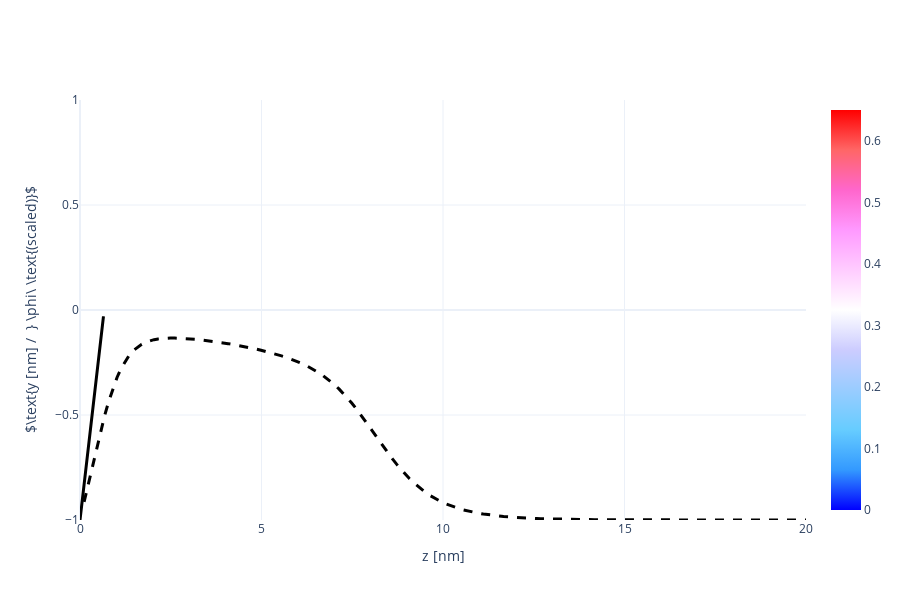

Notebook code for this chart:
### Code cell
X, Y, Z = np.array(phAr.iloc[:,0]), np.array(phAr.iloc[:,1]), np.array(phAr.iloc[:,2])
vol = np.array(phAr.iloc[:,3])

Lz_max = 20
vol = vol[Z < Lz_max]
X = X[Z < Lz_max]
Y = Y[Z < Lz_max]
Z = Z[Z < Lz_max]

Nz_new = int(len(Z)/Nx/Ny)
x = [X[i*Ny*Nz_new] for i in range(Nx)]
y = [Y[j*Nz_new]    for j in range(Ny)]
z = [Z[k]           for k in range(Nz_new)]

xslice = 10
islice = int(xslice*(x[1]-x[0]))
vol = np.array([vol[(islice*Ny+j)*Nz_new+k] for j in range(Ny) for k in range(Nz_new)]).reshape(Ny, Nz_new)

import plotly.graph_objects as go
heatmap = go.Heatmap(
            x=z, y=y, z=vol,
            zmin = 0.0, zmax = 0.65,
            colorscale= 'Picnic'
          )
scatter = go.Scatter(
            x = z,
            y = 1.5*vol[int(Ny/2), :] + max(y)/2-1,
            line = dict(color='black', width=3)
          )

fname = GIT+'ph_a000x075_1D.dat'
df = pd.read_csv(fname, sep="\s+", skiprows=0)
a000x075_1d = pd.DataFrame([df.iloc[:,0], df.iloc[:,1]], index=['z', 'pha']).T

reference = go.Scatter(
                x = a000x075_1d.z,
                y = 1.5*a000x075_1d.pha + max(y)/2-1,
                line = dict(color='black', width=3, dash='dash')
            )

layout = go.Layout( xaxis_range = [0, Lz_max], yaxis_range = [0, y[-1]],
                    yaxis_title = r'$\text{y [nm] /  } \phi\ \text{(scaled)}$', xaxis_title = 'z [nm]',
                    scene_xaxis_showticklabels=True,
                    scene_yaxis_showticklabels=True,
                    scene_zaxis_showticklabels=True,
                    showlegend = False,
                    template='plotly_white', width=900, height=600)
fig = go.Figure(data = [heatmap, scatter, reference], layout = layout)
fig.show()

### Figure 1 — Plotly figure (JSON) as saved in the notebook; plotly's stock layout.template omitted (floating-point values rounded to 4 significant figures; data arrays with more than 128 entries replaced by an {"elided": "..."} marker saying what was removed)
{"data": [{"colorscale": [[0, "rgb(0,0,255)"], [0.1, "rgb(51,153,255)"], [0.2, "rgb(102,204,255)"], [0.3, "rgb(153,204,255)"], [0.4, "rgb(204,204,255)"], [0.5, "rgb(255,255,255)"], [0.6, "rgb(255,204,255)"], [0.7, "rgb(255,153,255)"], [0.8, "rgb(255,102,204)"], [0.9, "rgb(255,102,102)"], [1, "rgb(255,0,0)"]], "type": "heatmap", "x": [0, 0.1875, 0.4298, 0.5666, 0.625, 0.6423, 0.6466, 0.6462, 0.6435, 0.6391, 0.633, 0.6251, 0.6153, 0.6032, 0.5879, 0.567, 0.535, 0.483, 0.4034, 0.3023, 0.2026, 0.1249, 0.0738, 0.04328, 0.02573, 0.01563, 0.009699, 0.006121, 0.003904, 0.002503, 0.001607, 0.001029, 0.0006565, 0.0004165, 0.0002625, 0.0001643, 0.0001021, 6.291e-05, 3.846e-05, 2.332e-05, 1.402e-05, 8.357e-06, 4.938e-06, 2.892e-06, 1.679e-06, 9.656e-07, 5.503e-07, 3.108e-07, 1.739e-07, 9.634e-08, 5.288e-08, 2.875e-08, 1.548e-08, 8.255e-09, 4.359e-09, 2.279e-09, 1.18e-09, 6.046e-10, 3.068e-10, 1.541e-10, 7.661e-11, 3.771e-11, 1.837e-11, 8.856e-12, 4.226e-12, 1.996e-12, 9.326e-13, 4.313e-13, 1.974e-13, 8.938e-14, 4.005e-14, 1.775e-14, 7.786e-15, 3.378e-15, 1.45e-15, 6.159e-16, 2.588e-16, 1.075e-16, 4.42e-17, 1.797e-17, 7.228e-18, 2.875e-18, 1.131e-18, 4.401e-19, 1.694e-19, 6.445e-20, 2.426e-20, 9.027e-21, 3.322e-21, 1.209e-21, 4.349e-22, 1.547e-22, 5.44e-23, 1.89e-23, 6.484e-24, 2.188e-24, 7.191e-25, 2.207e-25, 5.285e-26, 0], "y": [0, 0, 0, 0, 0, 0, 0, 0, 0, 0, 0, 0, 0, 0, 0, 0, 0, 0, 0, 0], "z": {"elided": "20x100 float values"}, "zmax": 0.65, "zmin": 0}, {"line": {"color": "black", "width": 3}, "type": "scatter", "x": [0, 0.1875, 0.4298, 0.5666, 0.625, 0.6423, 0.6466, 0.6462, 0.6435, 0.6391, 0.633, 0.6251, 0.6153, 0.6032, 0.5879, 0.567, 0.535, 0.483, 0.4034, 0.3023, 0.2026, 0.1249, 0.0738, 0.04328, 0.02573, 0.01563, 0.009699, 0.006121, 0.003904, 0.002503, 0.001607, 0.001029, 0.0006565, 0.0004165, 0.0002625, 0.0001643, 0.0001021, 6.291e-05, 3.846e-05, 2.332e-05, 1.402e-05, 8.357e-06, 4.938e-06, 2.892e-06, 1.679e-06, 9.656e-07, 5.503e-07, 3.108e-07, 1.739e-07, 9.634e-08, 5.288e-08, 2.875e-08, 1.548e-08, 8.255e-09, 4.359e-09, 2.279e-09, 1.18e-09, 6.046e-10, 3.068e-10, 1.541e-10, 7.661e-11, 3.771e-11, 1.837e-11, 8.856e-12, 4.226e-12, 1.996e-12, 9.326e-13, 4.313e-13, 1.974e-13, 8.938e-14, 4.005e-14, 1.775e-14, 7.786e-15, 3.378e-15, 1.45e-15, 6.159e-16, 2.588e-16, 1.075e-16, 4.42e-17, 1.797e-17, 7.228e-18, 2.875e-18, 1.131e-18, 4.401e-19, 1.694e-19, 6.445e-20, 2.426e-20, 9.027e-21, 3.322e-21, 1.209e-21, 4.349e-22, 1.547e-22, 5.44e-23, 1.89e-23, 6.484e-24, 2.188e-24, 7.191e-25, 2.207e-25, 5.285e-26, 0], "y": [-1, -0.7188, -0.3552, -0.1501, -0.06249, -0.03653, -0.03016, -0.03076, -0.03476, -0.04139, -0.05056, -0.06237, -0.07708, -0.09522, -0.1182, -0.1496, -0.1975, -0.2755, -0.3949, -0.5466, -0.6962, -0.8127, -0.8893, -0.9351, -0.9614, -0.9766, -0.9855, -0.9908, -0.9941, -0.9962, -0.9976, -0.9985, -0.999, -0.9994, -0.9996, -0.9998, -0.9998, -0.9999, -0.9999, -1.0, -1.0, -1.0, -1.0, -1.0, -1.0, -1.0, -1.0, -1.0, -1.0, -1.0, -1.0, -1.0, -1.0, -1.0, -1.0, -1.0, -1.0, -1.0, -1.0, -1.0, -1.0, -1.0, -1.0, -1.0, -1.0, -1.0, -1.0, -1.0, -1.0, -1.0, -1.0, -1.0, -1.0, -1.0, -1.0, -1.0, -1.0, -1.0, -1.0, -1, -1, -1, -1, -1, -1, -1, -1, -1, -1, -1, -1, -1, -1, -1, -1, -1, -1, -1, -1, -1]}, {"line": {"color": "black", "dash": "dash", "width": 3}, "type": "scatter", "x": {"elided": "440 float values"}, "y": {"elided": "440 float values"}}], "layout": {"height": 600, "scene": {"xaxis": {"showticklabels": true}, "yaxis": {"showticklabels": true}, "zaxis": {"showticklabels": true}}, "showlegend": false, "width": 900, "xaxis": {"range": [0, 20], "title": {"text": "z [nm]"}, "type": "linear"}, "yaxis": {"range": [0, 0], "title": {"text": "$\\text{y [nm] /  } \\phi\\ \\text{(scaled)}$"}, "type": "linear"}}}
